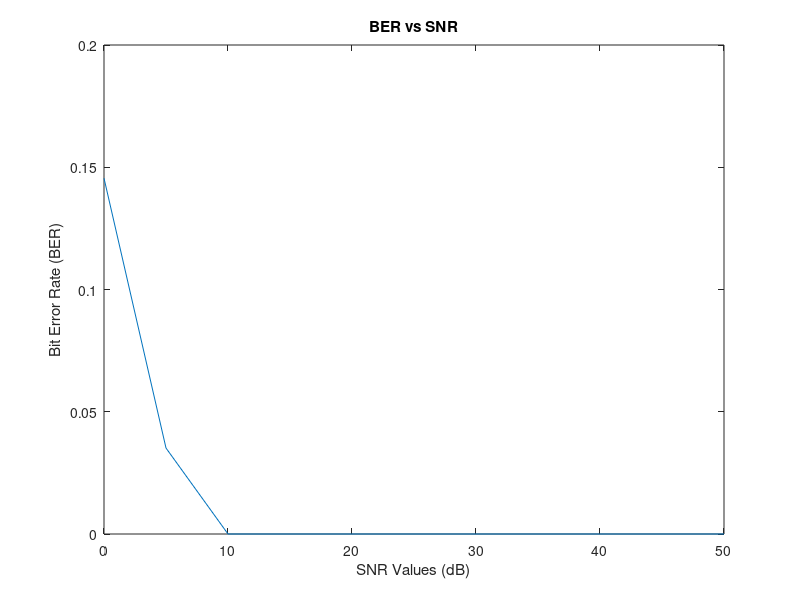

Here is the MATLAB script that generated this plot:
%% Phase 1: Data Generation
clc; close all; clear workspace;

% Assume the number of bits for transmission is 1024 (means, N= 1024).
% Generate random binary digits (0 or 1)
% Convert binary digits to ±1 (means 1 to +1 and 0 to -1). This is your data for transmission.

N_bits = 1024;
Raw_Data = randi([0 1], 1 , N_bits);
Signal =  2 .* (Raw_Data - 0.5);

% Generate equal number of noise samples.
% The generated noise should have normal distribution with zero mean and unit variance (use the function randn in MATLAB).

Noise = randn(1, N_bits);

% Change the noise variance with respect to SNR (signal to noise ratio) value.
% For that, fix the SNR value, (For example, let SNR = 10 dB)
% Use SNR value to generate noise variance.

SNR_db_Values_Array = 0:5:50;

Result = zeros([1 11]);

for k = 1:length(SNR_db_Values_Array)
    % SNR (in dB) = 10log10 (S/N) where S is the Signal power (or variance) and N is the Noise power (or variance)
    % Assume signal (the input data) has unit power. 
    % That is, S=1.Obtain the noise variance (=N) from the previous relation and use it together with the noise samples to generate the required noise.
    SNR = SNR_db_Values_Array(k);
    SignalPower = 1;
    NoisePower_variance = SignalPower ./ (10 .^ (SNR/10));

    Noise = sqrt(NoisePower_variance) .* Noise;

    %  Add noise samples with transmitted data. This is assumed as your received signal.
    Signal_Received = Signal + Noise;

    % Consider a threshold logic at the receiver.
    % Fix the threshold value as 0 (the transmitted data is +1 and -1, and 0 is the mid value)
    Threshold = 0;
    
    % If the received signal is above or equal to the threshold level, take it as 1
    % If the received signal is below the threshold value, take it as 0.
    
    Output_Signal = zeros(1,N_bits);
    Error_Count = 0;


    for i = 1:N_bits
        if (Signal_Received(i) > Threshold)
            Output_Signal(i) = 1;
        else
            Output_Signal(i) = 0;
        end

        % Compute the bit error rate during transmission.
        % Compare the output values from the threshold logice with the input binary digits (1 or 0 format)
        % Compute the bit error rate using the relation Bit error rate = (number of errors during transmission)/(total number of bits for transmission)
        if Output_Signal(i) ~= Raw_Data(i) 
            Error_Count = Error_Count + 1;
        end
    end
    
    Bit_Error_Rate = Error_Count ./ N_bits;
    Result(k) = Bit_Error_Rate;

% Repeat the steps for different SNRs
% Repeat the steps from noise addition to bit error rate computation
% Do the simulation for the same data set with different SNRs
% Consider different SNR values from 0 dB to 50 dB (in multiples of 5 dB).
end


% Plot your result in a graph.
% X axis should be SNR values and Y axis should be bit error rate.

figure(1)
plot(SNR_db_Values_Array,Result)
xlabel('SNR Values (dB)');
ylabel('Bit Error Rate (BER)');
title("BER vs SNR");


%% Phase 2: Modulation for Communication
clc; close all; clear workspace;
